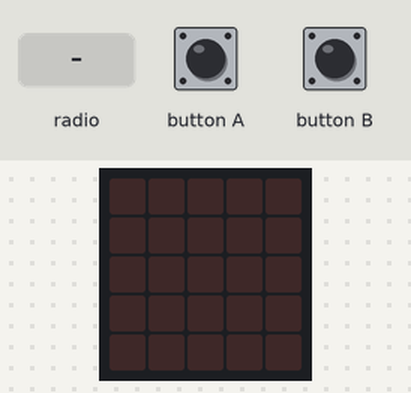
The program below on a simulated BBC micro:bit (MakeCode). On the bench: the board's 5×5 LED display. The inputs (shaded band) are chosen by the test bench.

Above: at 1.2 s.
1.3 s: radio message "1" arrives
At 1.9 s:
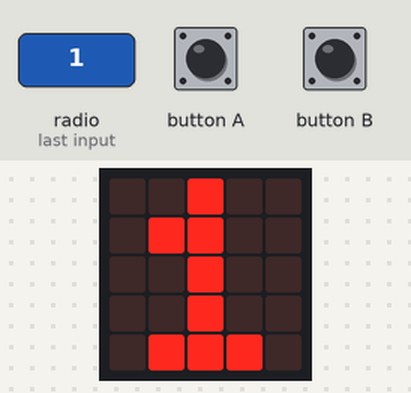
6.0 s: radio message "2" arrives
At 6.6 s:
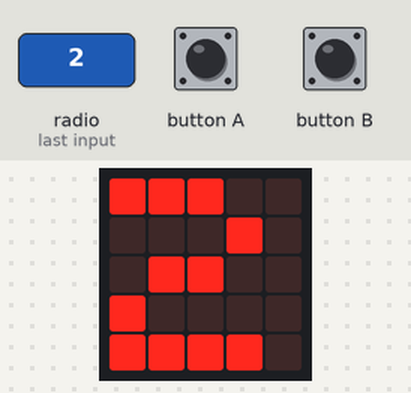
Timing chart, 0 to 8.5 s (numbered marks = the images above; inputs shaded):
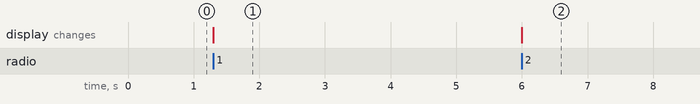

Measured:
- after the input at 1.3 s, the display: changes at once (image 1)
- after the input at 6.0 s, the display: changes at once (image 2)

The program:

main.ts
```typescript
radio.onReceivedNumber(function (receivedNumber) {
    basic.showString("" + (receivedNumber.toString()))
})
input.onButtonPressed(Button.A, function () {
    radio.sendNumber(1)
})
input.onButtonPressed(Button.B, function () {
    radio.sendNumber(2)
})
```

test.ts
```typescript
// aquí va el archivo "tests"; esto no se compilará cuando este paquete se utilice como una extensión.
```
